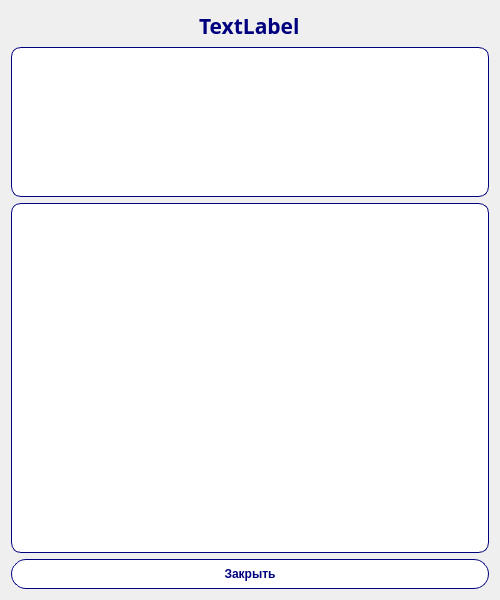
<?xml version="1.0" encoding="UTF-8"?>
<ui version="4.0">
 <class>recept</class>
 <widget class="QWidget" name="recept">
  <property name="geometry">
   <rect>
    <x>0</x>
    <y>0</y>
    <width>500</width>
    <height>600</height>
   </rect>
  </property>
  <property name="windowTitle">
   <string>Form</string>
  </property>
  <layout class="QVBoxLayout" name="verticalLayout">
   <item alignment="Qt::AlignHCenter">
    <widget class="QLabel" name="name_recept">
     <property name="font">
      <font>
       <family>Open Sans</family>
       <pointsize>16</pointsize>
       <weight>75</weight>
       <bold>true</bold>
      </font>
     </property>
     <property name="styleSheet">
      <string notr="true">font-weight: bold;
color: #00007f;
</string>
     </property>
     <property name="text">
      <string>TextLabel</string>
     </property>
    </widget>
   </item>
   <item>
    <widget class="QTextBrowser" name="list_ingr">
     <property name="maximumSize">
      <size>
       <width>16777215</width>
       <height>150</height>
      </size>
     </property>
     <property name="font">
      <font>
       <weight>75</weight>
       <bold>true</bold>
      </font>
     </property>
     <property name="styleSheet">
      <string notr="true">font-weight: bold;
border: 1px solid #00007f;
border-radius: 10px;
color: #00007f;
background-color: #fff;</string>
     </property>
    </widget>
   </item>
   <item>
    <widget class="QTextBrowser" name="disc_recept">
     <property name="font">
      <font>
       <weight>75</weight>
       <bold>true</bold>
      </font>
     </property>
     <property name="styleSheet">
      <string notr="true">font-weight: bold;
border: 1px solid #00007f;
border-radius: 10px;
color: #00007f;
background-color: #fff;</string>
     </property>
    </widget>
   </item>
   <item>
    <widget class="QPushButton" name="quitBtn">
     <property name="minimumSize">
      <size>
       <width>0</width>
       <height>30</height>
      </size>
     </property>
     <property name="font">
      <font>
       <weight>75</weight>
       <bold>true</bold>
      </font>
     </property>
     <property name="styleSheet">
      <string notr="true">QPushButton, QPushButton:focus, QPushButton:focus {
font-weight: bold;
border: 1px solid #00007f;
border-radius: 15px;
color: #00007f;
background-color: #fff;
}

QPushButton:hover, QPushButton:hover:focus {
font-weight: bold;
border: 1px solid #00007f;
border-radius: 15px;
color: #00007f;
background-color: #eaffff;
}

QPushButton:pressed,QPushButton:pressed:focus {
font-weight: bold;
border: 1px solid #00007f;
border-radius: 15px;
color: #fff;
background-color: #00007f;
}</string>
     </property>
     <property name="text">
      <string>Закрыть</string>
     </property>
    </widget>
   </item>
  </layout>
 </widget>
 <resources/>
 <connections>
  <connection>
   <sender>quitBtn</sender>
   <signal>clicked(bool)</signal>
   <receiver>recept</receiver>
   <slot>close()</slot>
   <hints>
    <hint type="sourcelabel">
     <x>263</x>
     <y>585</y>
    </hint>
    <hint type="destinationlabel">
     <x>494</x>
     <y>560</y>
    </hint>
   </hints>
  </connection>
 </connections>
</ui>
